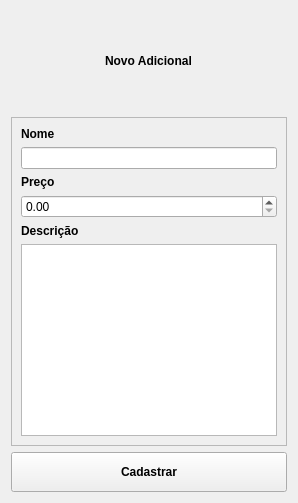
      <widget class="QWidget" name="tab_adicionais">
       <attribute name="title">
        <string>Adicionais</string>
       </attribute>
       <layout class="QVBoxLayout" name="verticalLayout_5">
        <item alignment="Qt::AlignHCenter">
         <widget class="QLabel" name="label_novo_adicional">
          <property name="minimumSize">
           <size>
            <width>0</width>
            <height>100</height>
           </size>
          </property>
          <property name="maximumSize">
           <size>
            <width>16777215</width>
            <height>100</height>
           </size>
          </property>
          <property name="font">
           <font>
            <bold>true</bold>
           </font>
          </property>
          <property name="text">
           <string>Novo Adicional</string>
          </property>
         </widget>
        </item>
        <item>
         <widget class="QFrame" name="frame_4">
          <property name="frameShape">
           <enum>QFrame::StyledPanel</enum>
          </property>
          <property name="frameShadow">
           <enum>QFrame::Raised</enum>
          </property>
          <layout class="QVBoxLayout" name="verticalLayout_8">
           <item>
            <widget class="QLabel" name="label_nome_adicional">
             <property name="font">
              <font>
               <bold>true</bold>
              </font>
             </property>
             <property name="text">
              <string>Nome</string>
             </property>
            </widget>
           </item>
           <item>
            <widget class="QLineEdit" name="line_edit_nome_adicional">
             <property name="minimumSize">
              <size>
               <width>0</width>
               <height>0</height>
              </size>
             </property>
            </widget>
           </item>
           <item>
            <widget class="QLabel" name="label_preco_adicional">
             <property name="font">
              <font>
               <bold>true</bold>
              </font>
             </property>
             <property name="text">
              <string>Preço</string>
             </property>
            </widget>
           </item>
           <item>
            <widget class="QDoubleSpinBox" name="double_spin_box_preco_adicional">
             <property name="minimumSize">
              <size>
               <width>0</width>
               <height>0</height>
              </size>
             </property>
            </widget>
           </item>
           <item>
            <widget class="QLabel" name="label_descricao_adicional">
             <property name="font">
              <font>
               <bold>true</bold>
              </font>
             </property>
             <property name="text">
              <string>Descrição</string>
             </property>
            </widget>
           </item>
           <item>
            <widget class="QTextEdit" name="text_edit_descricao_adicional">
             <property name="maximumSize">
              <size>
               <width>16777215</width>
               <height>200</height>
              </size>
             </property>
            </widget>
           </item>
          </layout>
         </widget>
        </item>
        <item>
         <widget class="QPushButton" name="push_button_cadastrar_adicional">
          <property name="minimumSize">
           <size>
            <width>0</width>
            <height>40</height>
           </size>
          </property>
          <property name="font">
           <font>
            <bold>true</bold>
           </font>
          </property>
          <property name="text">
           <string>Cadastrar</string>
          </property>
         </widget>
        </item>
       </layout>
      </widget>
